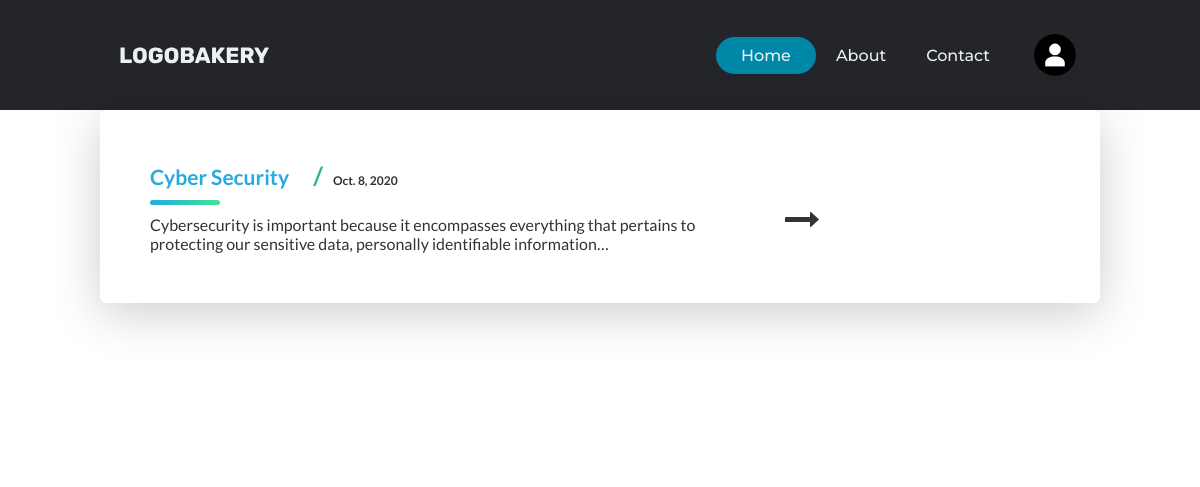
The app's page / (signed in) with its own data.
### Content/models.py (models this page shows, shortened)
class Post(models.Model):
    postid = models.AutoField(primary_key=True)
    thumbnail = models.ImageField(upload_to='pics')
    title = models.CharField(max_length=105)
    pub_date = models.DateField(default=timezone.now)
    user = models.ForeignKey(User, on_delete=models.CASCADE)
    body = models.TextField()

### Content/views.py (the view)
# urls.py: path('', views.PostList, name='home'),
def PostList(request):
    post = Post.objects.all()
    return render(request, 'home.html', {"blogs":post})

### templates/home.html (shortened to what this page needs)
{% load static %}
<!DOCTYPE html>
<head>
    <link rel="stylesheet" href="{% static "css/nav_styles.css" %}">
    <link rel="stylesheet" href="{% static "css/card.css" %}">
</head>
<body>
    <header>
        <a class="logo" href="/"><img src="{% static "images/logo.svg" %}" alt="logo"></a>
        <a class="cta" href="/">Home</a>
        <nav>
            <ul class="nav__links">
                <li><a href="#">About</a></li>
                <li><a href="/contact">Contact</a></li>
            </ul>
        </nav>
        {% if user.is_authenticated %}
            {% if user.profile.image %}
            <a href="/profile"><img class="avatar" src="{{user.profile.image.url}}" alt="logo"></a>
            {% else %}
            <a href="/profile"><img class="avatar" src="media/pics/profile.png" alt="logo"></a>
            {% endif %}
        {% endif %}
    </header>
    {% for blog in blogs %}
    <div class="blog-item">
      <a href="{% url 'details' blog.postid %}">
        <div class="content">
          <div class="title">{{blog.title|truncatechars:22}} <span class="blog-date">{{blog.pub_date}}</span></div>
          <div class="rounded"></div>
          <p>{{blog.body|truncatechars:145}}</p>
        </div>
        <div class="item-arrow">
          <i class="fa fa-long-arrow-right" aria-hidden="true"></i>
        </div>
      </a>
    </div>
    {% endfor %}
</body>
</html>

### static/css/nav_styles.css (style rules this page uses)
* { box-sizing: border-box; margin: 0; padding: 0; }
header { display: flex; justify-content: flex-end; align-items: center; padding: 30px 10%; background-color: #24252a; }
.logo { margin-right: auto; }
.nav__links { list-style: none; display: flex; }
.nav__links a, .cta, .overlay__content a { font-family: "Montserrat", sans-serif; font-weight: 500; color: #edf0f1; text-decoration: none; }
.nav__links li { padding: 0px 20px; }
.nav__links li a { transition: all 0.3s ease 0s; }
.cta { margin-left: 20px; padding: 9px 25px; background-color: rgba(0, 136, 169, 1); border: none; border-radius: 50px; cursor: pointer; transition: all 0.3s ease 0s; }

### static/css/card.css (style rules this page uses)
* { -webkit-box-sizing: border-box; -moz-box-sizing: border-box; box-sizing: border-box; }
body { padding: 0px !important; }
img { width: 100%; vertical-align: middle; }
.blog-item a { display: flex; padding: 50px; overflow: hidden; align-items: center; max-width: 1000px; margin: auto; color: #333; font-family: 'Lato', sans-serif; font-size: 16px; border-radius: 6px; margin-bottom: 50px; text-decoration: none; box-shadow: 0 10px 50px 0 rgba(0, 0, 0, 0.2); -webkit-transition: all .3s ease; transition: all .3s ease; -webkit-transition: all .3s ease; transition: all .3s ease; }
.blog-item .content { width: 65%; }
.blog-item .content .title { font-size: 21px; text-transform: capitalize; color: #25aae1; font-weight: 600; font-family: 'Lato', sans-serif; }
.blog-item .content .title .blog-date { font-size: 12px; margin-left: 20px; color: #333; font-family: 'Lato', sans-serif; }
.blog-item .content .title .blog-date:before { content: '/'; color: #2bb673; font-size: 25px; top: auto; position: relative; margin-right: 10px; }
.blog-item .content .rounded { margin-left: 0; margin-top: 10px; margin-bottom: 10px; }
.blog-item .item-arrow { height: 20px; width: 15%; position: relative; text-align: center; font-size: 35px; left: 0; -webkit-transition: all .3s ease; transition: all .3s ease; }
.rounded { width: 70px; height: 5px; border-radius: 6px; background-image: linear-gradient(to right, #25aae1, #40e495); margin-left: 0; margin-top: 10px; margin-bottom: 10px; }

### templates/home.html (style rules this page uses)
.avatar { vertical-align: middle; width: 50px; height: 50px; border-radius: 50%; margin-left: 20px; object-fit: cover; }

### records on screen
Post: title "Cyber Security", pub_date "Oct. 8, 2020", body "Cybersecurity is important because it encompasses everything that pertains to protecting our sensitive data, personally identifiable information…"
